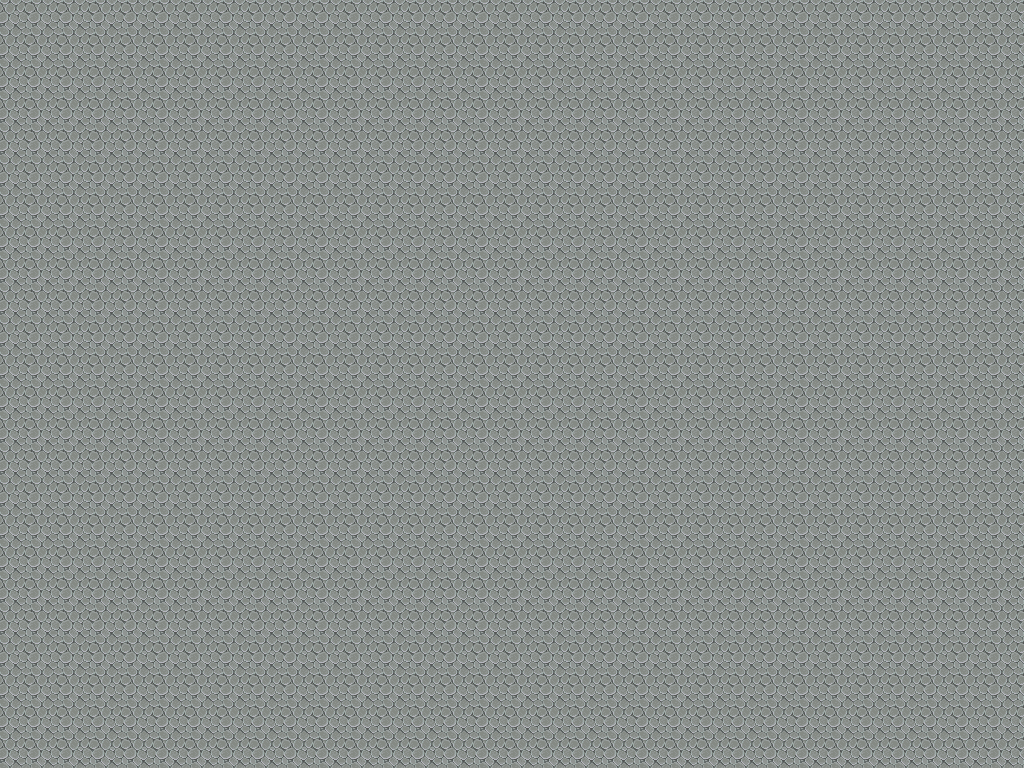

A 2D game scene composited from a Tiled map and its tileset images. What follows is a short description and the map's XML, with each tile layer's data collapsed to a summary:
An orthogonal 32x24 tile map with 32x32 px tiles, 1 tile layer (块层 1).

<map version="1.0" orientation="orthogonal" width="32" height="24" tilewidth="32" tileheight="32">
 <tileset firstgid="1" name="terrain" tilewidth="32" tileheight="32">
  <image source="terrain.png" width="64" height="32" />
 </tileset>
 <layer name="块层 1" width="32" height="24">
  <data>[768 cells, 768 non-empty, 1 distinct tile ids]</data>
 </layer>
</map>
